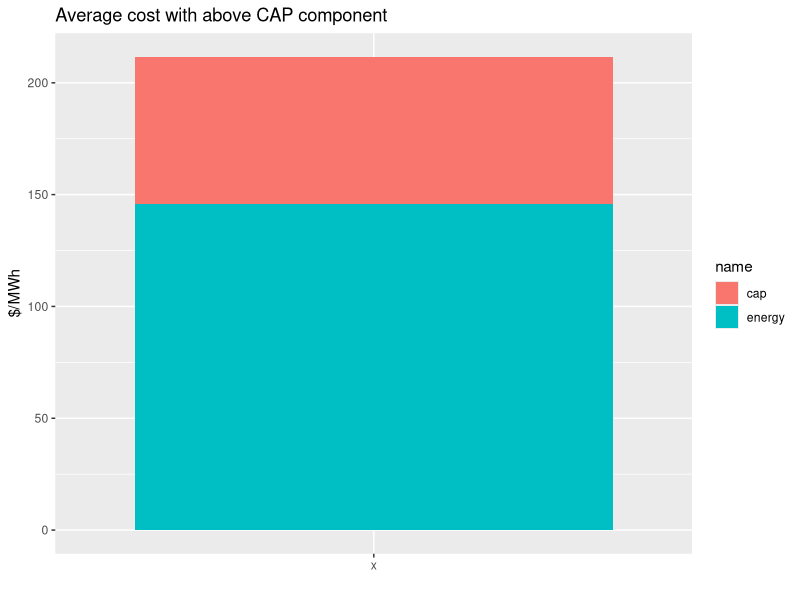

R code for this plot:
## ---- chunk 1
knitr::opts_chunk$set(echo = TRUE)
library(tidyverse)
## ---- chunk 2
p<-rnorm(288,mean=200,sd=150)
l<-p[p<300]
h<-p[p>300]
mp<-mean(p)
ml<-mean(l)

df<-data.frame(price=p) |> summarise(energy=mean(price[price<300]),cap=mean(price)-mean(price[price<300])) |> pivot_longer(cols=c("energy","cap")) |> mutate(x="x")
df |> ggplot()+geom_col(aes(x=x,fill=name,y=value))+labs(x="",y="$/MWh",title="Average cost with above CAP component")

